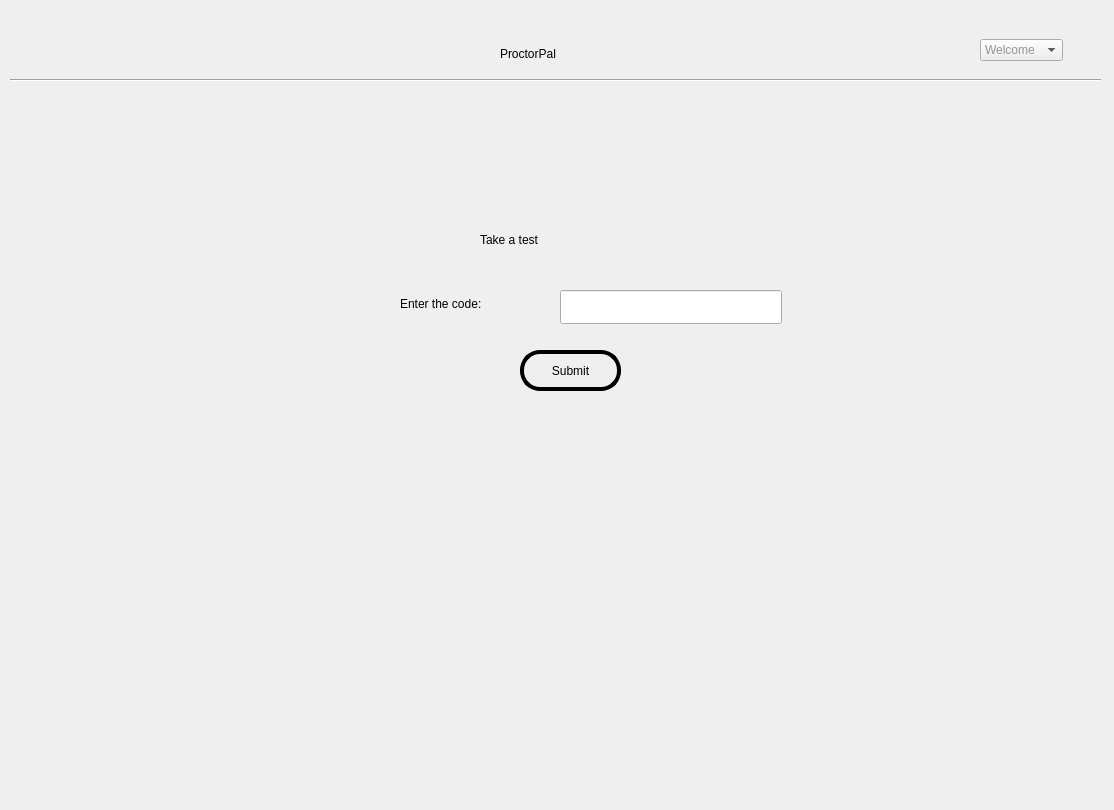
<?xml version="1.0" encoding="UTF-8"?>
<ui version="4.0">
 <class>Dialog</class>
 <widget class="QDialog" name="Dialog">
  <property name="geometry">
   <rect>
    <x>0</x>
    <y>0</y>
    <width>1114</width>
    <height>810</height>
   </rect>
  </property>
  <property name="windowTitle">
   <string>Dialog</string>
  </property>
  <widget class="QLabel" name="label">
   <property name="geometry">
    <rect>
     <x>0</x>
     <y>-5</y>
     <width>6</width>
     <height>16</height>
    </rect>
   </property>
   <property name="styleSheet">
    <string notr="true">background-image:url(:/newPrefix/C:/Users/akxsh/Desktop/2c933fdd5a3b0a5f8a51a0f44eb0f619.jpg)</string>
   </property>
   <property name="text">
    <string/>
   </property>
   <property name="pixmap">
    <pixmap>:/newPrefix/C:/Users/akxsh/Desktop/2c933fdd5a3b0a5f8a51a0f44eb0f619.jpg</pixmap>
   </property>
   <property name="scaledContents">
    <bool>true</bool>
   </property>
  </widget>
  <widget class="QWidget" name="widget" native="true">
   <property name="geometry">
    <rect>
     <x>10</x>
     <y>20</y>
     <width>1091</width>
     <height>61</height>
    </rect>
   </property>
   <property name="styleSheet">
    <string notr="true"/>
   </property>
   <widget class="QLabel" name="title_2">
    <property name="geometry">
     <rect>
      <x>490</x>
      <y>10</y>
      <width>177</width>
      <height>48</height>
     </rect>
    </property>
    <property name="styleSheet">
     <string notr="true">font: 75 24pt &quot;MS Shell Dlg 2&quot;;</string>
    </property>
    <property name="text">
     <string>ProctorPal</string>
    </property>
   </widget>
   <widget class="Line" name="line_2">
    <property name="geometry">
     <rect>
      <x>0</x>
      <y>50</y>
      <width>1091</width>
      <height>20</height>
     </rect>
    </property>
    <property name="orientation">
     <enum>Qt::Horizontal</enum>
    </property>
   </widget>
   <widget class="QComboBox" name="comboBox">
    <property name="geometry">
     <rect>
      <x>970</x>
      <y>19</y>
      <width>83</width>
      <height>22</height>
     </rect>
    </property>
    <property name="styleSheet">
     <string notr="true">color : rgba(0, 0, 0, 100)</string>
    </property>
    <item>
     <property name="text">
      <string>Welcome</string>
     </property>
    </item>
    <item>
     <property name="text">
      <string>Logout</string>
     </property>
    </item>
   </widget>
   <widget class="QLabel" name="user_3">
    <property name="geometry">
     <rect>
      <x>1050</x>
      <y>10</y>
      <width>6</width>
      <height>16</height>
     </rect>
    </property>
    <property name="text">
     <string/>
    </property>
    <property name="pixmap">
     <pixmap>../../../../../major projct/images.jpg</pixmap>
    </property>
    <property name="scaledContents">
     <bool>true</bool>
    </property>
   </widget>
  </widget>
  <widget class="QWidget" name="widget_3" native="true">
   <property name="geometry">
    <rect>
     <x>10</x>
     <y>90</y>
     <width>1091</width>
     <height>711</height>
    </rect>
   </property>
   <property name="styleSheet">
    <string notr="true">font: 16pt &quot;MS Shell Dlg 2&quot;;</string>
   </property>
   <widget class="QLabel" name="label_3">
    <property name="geometry">
     <rect>
      <x>470</x>
      <y>130</y>
      <width>160</width>
      <height>40</height>
     </rect>
    </property>
    <property name="styleSheet">
     <string notr="true">font: 20pt &quot;MS Shell Dlg 2&quot;;</string>
    </property>
    <property name="text">
     <string>Take a test</string>
    </property>
   </widget>
   <widget class="QLineEdit" name="lineEdit_2">
    <property name="geometry">
     <rect>
      <x>550</x>
      <y>200</y>
      <width>222</width>
      <height>34</height>
     </rect>
    </property>
    <property name="styleSheet">
     <string notr="true">font: 14pt &quot;MS Shell Dlg 2&quot;;</string>
    </property>
   </widget>
   <widget class="QLabel" name="label_5">
    <property name="geometry">
     <rect>
      <x>390</x>
      <y>200</y>
      <width>157</width>
      <height>28</height>
     </rect>
    </property>
    <property name="styleSheet">
     <string notr="true">font: 14pt &quot;MS Shell Dlg 2&quot;;</string>
    </property>
    <property name="text">
     <string>Enter the code:</string>
    </property>
   </widget>
   <widget class="QPushButton" name="submit">
    <property name="geometry">
     <rect>
      <x>510</x>
      <y>260</y>
      <width>101</width>
      <height>41</height>
     </rect>
    </property>
    <property name="styleSheet">
     <string notr="true">background-color:transparent;
font: 75 14pt &quot;MS Shell Dlg 2&quot;;
border-radius:20px;
border-style:solid;
border-color:black;

border-width:4px;
</string>
    </property>
    <property name="text">
     <string>Submit</string>
    </property>
   </widget>
  </widget>
 </widget>
 <resources>
  <include location="test.qrc"/>
 </resources>
 <connections/>
</ui>
